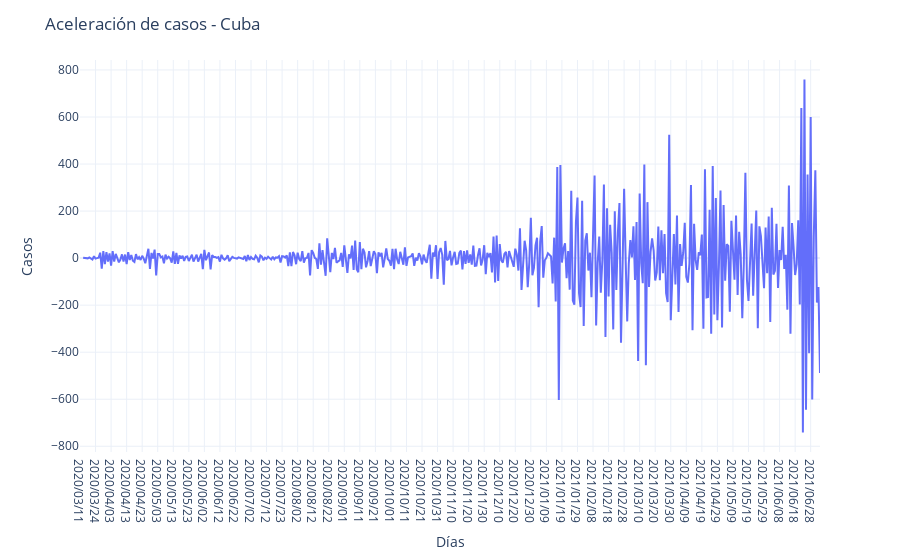

Notebook code for this chart:
### Code cell
fig = px.line(cuba, x="Date", y="acc", template=chartTemplate)

fig.update_layout({"title": 'Aceleración de casos - Cuba',
                   "xaxis": {"title":"Días"},
                   "yaxis": {"title":"Casos"},
                   "showlegend": False})

fig.show()

### Figure 1 — Plotly figure (JSON) as saved in the notebook; plotly's stock layout.template omitted (floating-point values rounded to 4 significant figures; data arrays with more than 128 entries replaced by an {"elided": "..."} marker saying what was removed)
{"data": [{"hovertemplate": "Date=%{x}<br>acc=%{y}<extra></extra>", "legendgroup": "", "line": {"color": "#636efa", "dash": "solid"}, "mode": "lines", "name": "", "orientation": "v", "showlegend": false, "type": "scatter", "x": {"elided": "477 str values"}, "xaxis": "x", "y": {"elided": "477 int values"}, "yaxis": "y"}], "layout": {"legend": {"tracegroupgap": 0}, "margin": {"t": 60}, "showlegend": false, "title": {"text": "Aceleración de casos - Cuba"}, "xaxis": {"anchor": "y", "domain": [0, 1], "title": {"text": "Días"}}, "yaxis": {"anchor": "x", "domain": [0, 1], "title": {"text": "Casos"}}}}
